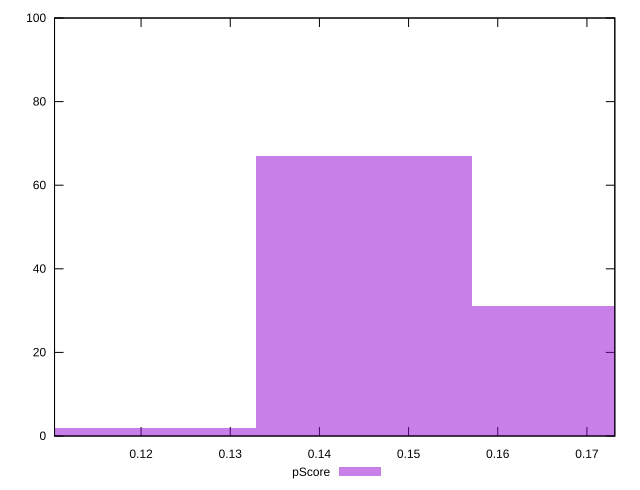

Write the gnuplot code that produced this figure.
reset

$pScore <<EOF
0.12083904144061913 2
0.14500684972874295 67
0.1691746580168668 31
EOF

set key outside below
set boxwidth 0.024167808288123826
set xrange [0.11029455861408283:0.17312831836792908]
set yrange [0:100]
set trange [0:100]
set style fill transparent solid 0.5 noborder
set terminal svg size 640, 490 enhanced background rgb 'white'
set output "reports/report_00030_2021-02-24T20-42-31.540Z/interactive/samples/music/pScore/histogram.svg"

plot $pScore title "pScore" with boxes

reset
